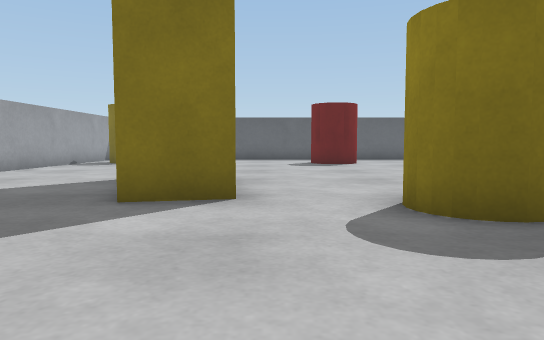
[1] (above)

16 first-person views from a walk through a world built for the Webots simulator. The camera is 0.04 m above the floor, tilts 4° down and sees 70° across. The floor is counted in squares, 0.05 m on a side. Each view is taken from the middle of a square. On the plan, view 1 faces up. The plan holds only what a view shows up to about 13 squares ahead; the rest is blank. The robots in the file are not drawn. Simple shapes and patterns stand in for the simulator's stock objects.

[2]
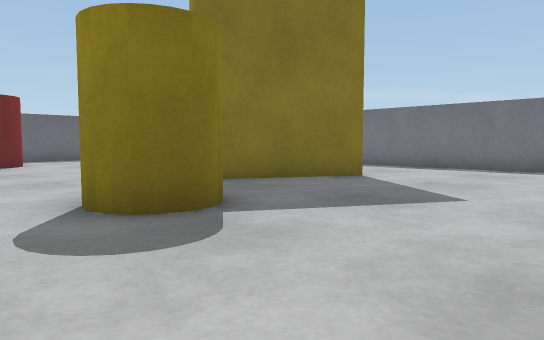

[3]
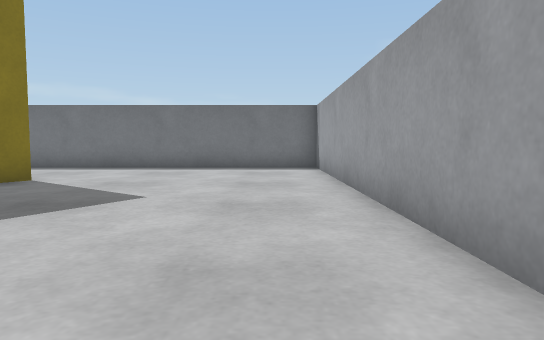

[4]
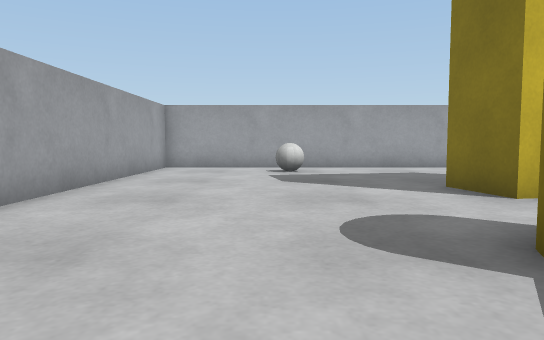

[5]
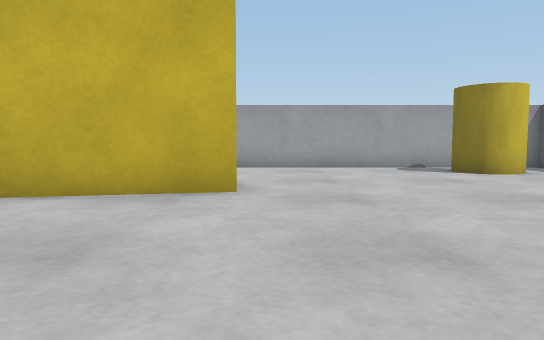

[6]
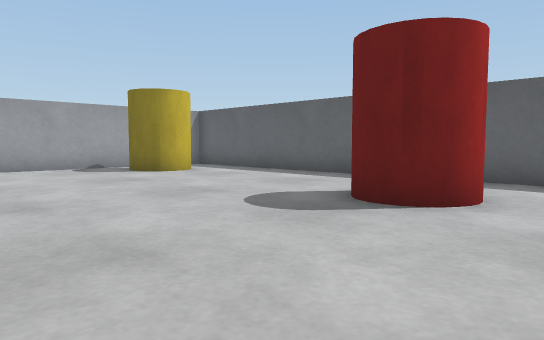

[7]
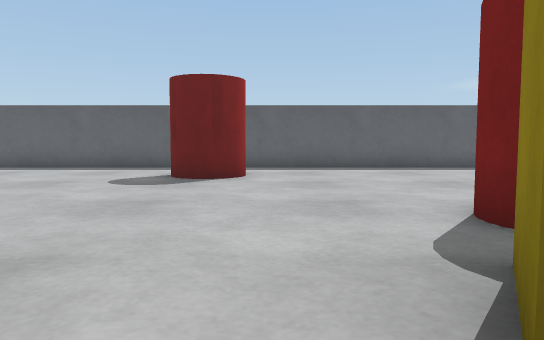

[8]
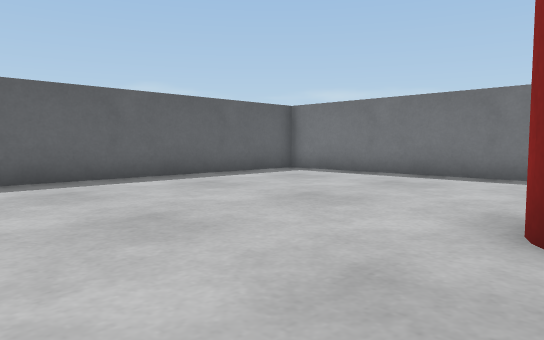

[9]
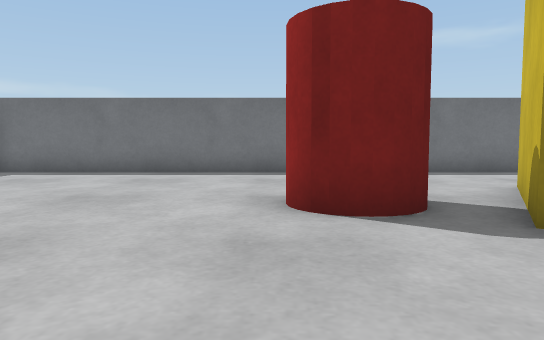

[10]
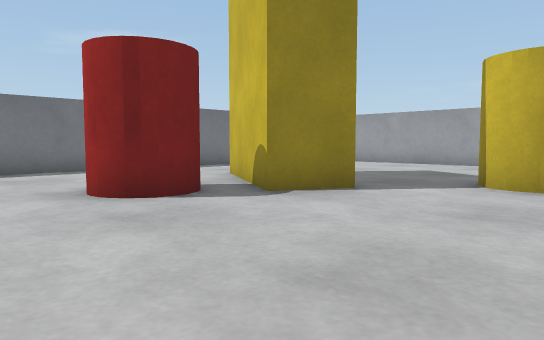

[11]
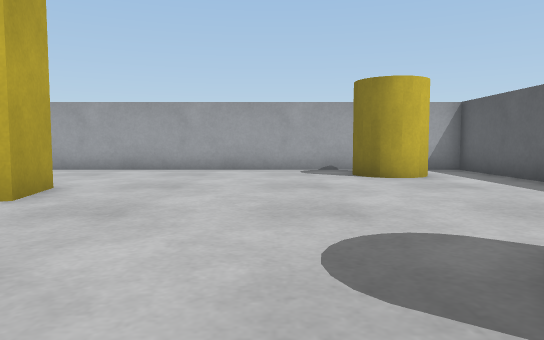

[12]
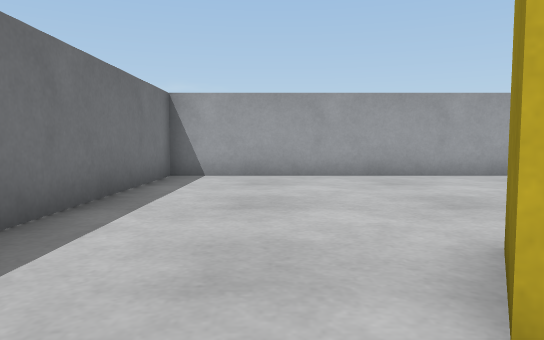

[13]
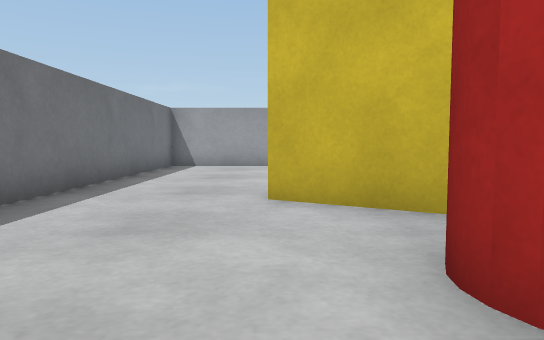

[14]
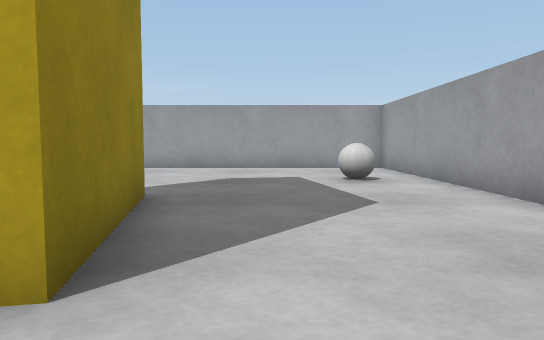

[15]
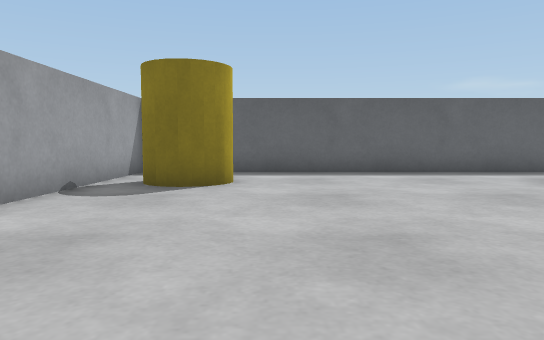

[16]
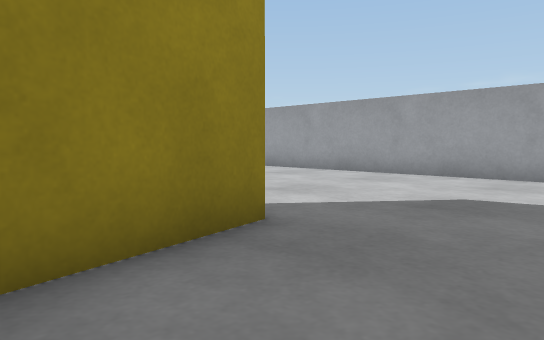

### Floor plan
Key: @ floor where view 1 was taken; # wall or solid block; . floor; B cereal box; J jar; A ball.
Columns run from 8 left of view 1 to 13 right of it. Each row starts with its distance up from view 1.
 19 ######################
 18 #....................#
 17 #.J..................#
 16 #.JJ......JJ.........#
 15 #.JJ......JJ.........#
 14 #....................#
 13 #....................#
 12 #....................#
 11 #..............J.....#
 10 #.............JJJ....#
  9 #....BBB.......J.....#
  8 #....B B.....BBB.....#
  7 #.....BB.....BBBBB...#
  6 #.....BB..J...BBBB...#
  5 #.....B...JJ....B....#
  4 #.........JJ.........#
  3 #.A..................#
  2 #.A..................#
  1 #....................#
  0 #.......@............#
 -1 #....................#
 -2 ######################

Positions as (right, up) in squares from view 1, and headings:
1: (0, 0), facing up
2: (0, 0), facing up-right
3: (0, 0), facing right
4: (5, 2), facing left
5: (5, 10), facing left
6: (5, 10), facing up-left
7: (4, 6), facing up
8: (3, 10), facing up-right
9: (2, 11), facing right
10: (1, 13), facing down-right
11: (4, 13), facing left
12: (10, 8), facing down
13: (9, 12), facing down
14: (-4, 11), facing down
15: (-4, 8), facing up
16: (-5, 8), facing down-right
